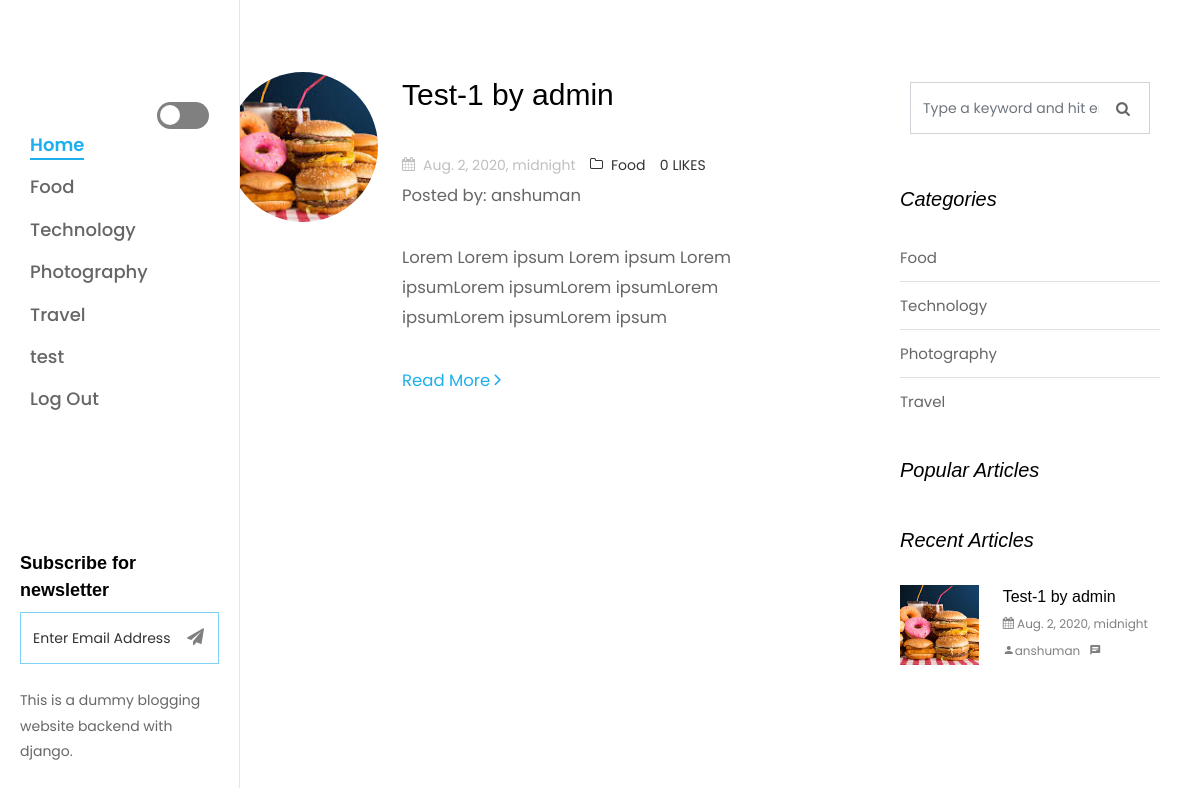
The page / (signed in) on the database its author committed.
### Blog/models.py (models this page shows, shortened)
class Categorie(models.Model):
    All_Cat = models.CharField(max_length=20, null=True)
    def __str__(self):
        return self.All_Cat

class Post(models.Model):
    Cat = models.ForeignKey(Categorie, on_delete=models.CASCADE, null=True)
    usr = models.ForeignKey(User, on_delete=models.CASCADE, null=True)
    Title = models.CharField(max_length=40, null=True)
    Post_date = models.DateTimeField(null=True)
    Short_dis = models.TextField(null=True)
    Long_dis = models.TextField(null=True)
    image = models.FileField(null=True)

### Blog/views.py (the view)
# urls.py: path('', Index, name="Index"),
def Index(request):
    post_data = Post.objects.all()
    li = []
    for i in post_data:
        like = LikeComment.objects.filter(post_data=i,like=True).count()
        li.append(like)
    z =zip(post_data, li)
    top3, recent3 = recent_and_popular()
    d={"allcat": All_category(), "post_data":z, "top3": top3,"recent3": recent3}
    print(All_category())
    return render(request, 'index.html', d)

### Blog/views.py (called while the page is built)
def All_category():
    all_cat = Categorie.objects.all()
    return all_cat

def recent_and_popular():
    allpost = Post.objects.all()
    recent_three = allpost[::-1][:3]
    like = []
    le = len(allpost)
    newpost = []
    for i in allpost:
        l = LikeComment.objects.filter(post_data=i, like=True).count()
        like.append(l)
        for i in range(le):
            if max(like) > 0:
                m = max(like)
                p = like.index(m)
                po = allpost[p]
                like.pop(p)
                like.insert(p, 0)
                newpost.append(po)
        top_three = newpost[:3]
        return top_three, recent_three

### Blog/templates/index.html (shortened to what this page needs)
{% load static %}
<!DOCTYPE html>
<html lang="en">
  <head>
    <link rel="stylesheet" href="{% static 'css/open-iconic-bootstrap.min.css' %}">
    <link rel="stylesheet" href="{% static 'css/animate.css' %}">
    <link rel="stylesheet" href="{% static 'css/owl.carousel.min.css' %}">
    <link rel="stylesheet" href="{% static 'css/owl.theme.default.min.css' %}">
    <link rel="stylesheet" href="{% static 'css/magnific-popup.css' %}">
    <link rel="stylesheet" href="{% static 'css/aos.css' %}">
    <link rel="stylesheet" href="{% static 'css/ionicons.min.css' %}">
    <link rel="stylesheet" href="{% static 'css/bootstrap-datepicker.css' %}">
    <link rel="stylesheet" href="{% static 'css/jquery.timepicker.css' %}">
    <link rel="stylesheet" href="{% static 'css/flaticon.css' %}">
    <link rel="stylesheet" href="{% static 'css/icomoon.css' %}">
    <link rel="stylesheet" href="{% static 'css/style.css' %}">
  </head>
  <body>
  <div id="page">
		<aside id="aside" role="complementary" class="js-fullheight">
			<nav id="main-menu" role="navigation">
                <div class="toggle-container"><br>
                    <input type="checkbox" id="switch" name="theme" /><label for="switch">Toggle</label>
                </div>
				<ul>
					<li class="active"><a href="{% url 'Index' %}">Home</a></li>
					{% for i in allcat %}
					  <li><a href="{% url 'category' i.id %}">{{i}}</a></li>
					{% endfor %}
					{% if request.user.is_authenticated %}
					<li><a href="{% url 'profile' %}">{{ request.user.first_name }}</a></li>
					<li><a href="{% url 'logout' %}">Log Out</a></li>
					{% else %}
                    <li><a href="{% url 'login' %}">Sign In</a></li>
					 {% endif %}
				</ul>
			</nav>
			<div class="footer">
				<h1 id="logo" class="mb-4"><a href="index.html" style="background-image: url('https://image.freepik.com/free-vector/stylish-elegant-glassy-blue-abstract-background-design_48159-338.jpg');"><span>Ghumo</span></a></h1>
				<div class="mb-4">
					<h3>Subscribe for newsletter</h3>
					<form action="#" class="subscribe-form">
            <div class="form-group d-flex">
            	<div class="icon"><span class="icon-paper-plane"></span></div>
              <input type="text" class="form-control" placeholder="Enter Email Address">
            </div>
          </form>
				</div>
				<p class="pfooter">
	 This is a dummy blogging website backend with django.</p>
			</div>
		</aside>
		<div id="main">
			<section class="ftco-section ftco-no-pt ftco-no-pb">
	    	<div class="container">
	    		<div class="row d-flex">
	    			<div class="col-xl-8 py-5 px-md-5">
	    				<div class="row pt-md-4">
			    			{% for i,l in post_data %}
			    			<div class="col-md-12">
									<div class="blog-entry ftco-animate d-md-flex">
										<a href="{% url 'detail' i.id %" class="img img-2" style="background-image: url({{ i.image.url }});"></a>
										<div class="text text-2 pl-md-4">
				                        <h3 class="mb-2"><a href="single.html">{{ i.Title }}</a></h3>
				                           <div class="meta-wrap">
												<p class="meta">
												<span><i class="icon-calendar mr-2"></i>{{ i.Post_date }}</span>
												<span><a href="single.html"><i class="icon-folder-o mr-2"></i>{{ i.Cat }}</a></span>
													<span><a href="{% url 'like' i.id %}">{{ l }} LIKES</a></span>
													<br> Posted by: {{ i.usr.username }}
				              					</p>
										   </div>
										  <p class="mb-4">{{ i.Short_dis }}</p>
										  <p><a href="{% url 'detail' i.id %}" class="btn-custom">Read More <span class="ion-ios-arrow-forward"></span></a>
										  </p>
				            			</div>
									</div>
							</div>
							{% endfor %}
			    		</div>
			    	</div>
	    			<div class="col-xl-4 sidebar ftco-animate bg-light pt-5">
	            <div class="sidebar-box pt-md-4">
	              <form action="#" class="search-form">
	                <div class="form-group">
	                  <span class="icon icon-search"></span>
	                  <input type="text" class="form-control" placeholder="Type a keyword and hit enter">
	                </div>
	              </form>
	            </div>
	            <div class="sidebar-box ftco-animate">
	            	<h3 class="sidebar-heading">Categories</h3>
	              <ul class="categories">
					  {% for i in allcat %}
					  <li><a href="#">{{i}} </a></li>
					{% endfor %}
	              </ul>
	            </div>
	            <div class="sidebar-box ftco-animate">
	              <h3 class="sidebar-heading">Popular Articles</h3>
	            </div>
						 <div class="sidebar-box ftco-animate">
	              <h3 class="sidebar-heading">Recent Articles</h3>
					{% for i in recent3 %}
	              <div class="block-21 mb-4 d-flex">
	                <a  href="{% url 'detail' i.id %}" class="blog-img mr-4" style="background-image: url({{ i.image.url }});"></a>
	                <div class="text">
	                  <h3 class="heading"><a href="{% url 'detail' i.id %}">{{ i.Title }}</a></h3>
	                  <div class="meta">
	                    <div><a href="{% url 'detail' i.id %}"><span class="icon-calendar"></span> {{ i.Post_date }}</a></div>
	                    <div><a href="{% url 'detail' i.id %}"><span class="icon-person"></span>{{ i.usr.username }}</a></div>
	                    <div><a href="{% url 'detail' i.id %}"><span class="icon-chat"></span> </a></div>
	                  </div>
	                </div>
	              </div>
					{% endfor %}
	            </div>
	          </div>
	    		</div>
	    	</div>
	    </section>
		</div>
	</div>
  </body>
</html>

### Blog/static/css/icomoon.css (style rules this page uses)
[class^="icon-"], [class*=" icon-"] { font-family: 'icomoon' !important; speak: none; font-style: normal; font-weight: normal; font-variant: normal; text-transform: none; line-height: 1; -webkit-font-smoothing: antialiased; -moz-osx-font-smoothing: grayscale; }
.icon-search:before { content: "\f002"; }
.icon-calendar:before { content: "\f073"; }
.icon-folder-o:before { content: "\f114"; }
.icon-paper-plane:before { content: "\f1d8"; }
.icon-chat:before { content: "\e0b7"; }
.icon-person:before { content: "\e7fd"; }

### rows shown on the page
Categorie: All_Cat "Food"
Categorie: All_Cat "Technology"
Categorie: All_Cat "Photography"
Categorie: All_Cat "Travel"
Post: image (picture), Title "Test-1 by admin", Post_date "Aug. 2, 2020, midnight", Cat "Food", l "0", usr.username "anshuman", Short_dis "Lorem Lorem ipsum Lorem ipsum Lorem ipsumLorem ipsumLorem ipsumLorem ipsumLorem ipsumLorem ipsum"

### other values the page prints
{{ request.user.first_name }} "test"
